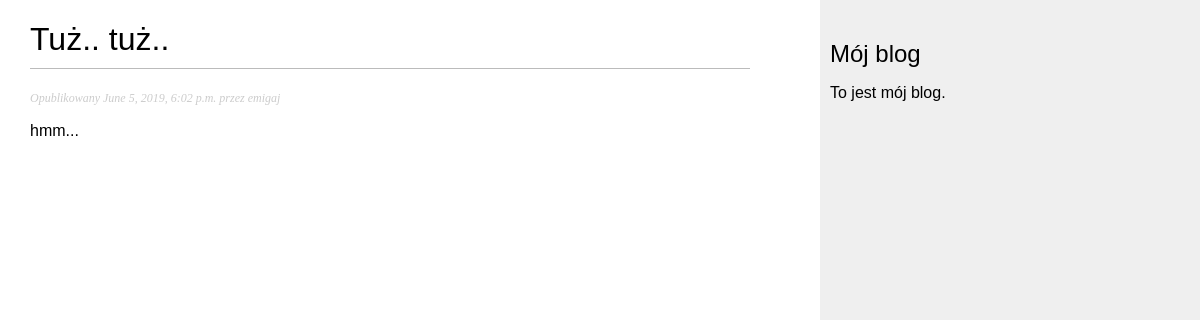
Screenshot of /blog/2019/06/05/tuz-tuz/ with the database file from the repository.
### blog/models.py (models this page shows, shortened)
class Post(models.Model):
    title   = models.CharField(max_length=200)
    slug    = models.SlugField(max_length=200, unique_for_date='publish')
    author  = models.ForeignKey(User, related_name='blog_posts', on_delete=models.CASCADE)
    body    = models.TextField()
    publish = models.DateTimeField(default=timezone.now())
    created = models.DateTimeField(auto_now_add=True)  #auto_now_add dodaje date a auto_now zmienia datę a ie dodaje kolejną
    updated = models.DateTimeField(auto_now=True)
    objects = models.Manager()
    published = PublishedManager()
    STATUS_CHOICES = (
        ('draft', 'Roboczy'),
        ('published', 'Opublikowany'),
    )
    status  = models.CharField(max_length=10, choices=STATUS_CHOICES, default='draft')
    class Meta:
        ordering = ('-publish',)

### blog/views.py (the view)
def post_detail(request, year, month, day, post):
    post = get_object_or_404(Post, slug=post,
                             status='published',
                             publish__year=year,
                             publish__month=month,
                             publish__day=day)
    return render(request, 'blog/post/detail.html', {'post': post})

### blog/templates/blog/post/detail.html (shortened to what this page needs)
{% extends "blog/base.html" %}
{% block content %}
    <h1> {{ post.title }}</h1>
    <p class="date">
        Opublikowany {{ post.publish }} przez {{ post.author }}
    </p>
        {{ post.body|linebreaks }}
    {%  endblock %}

### blog/static/blog/blog.css (style rules this page uses)
body { margin:0; padding:0; font-family:helvetica, sans-serif; }
h1 { font-weight:normal; border-bottom:1px solid #bbb; padding:0 0 10px 0; }
p.date { color:#ccc; font-family: georgia, serif; font-size: 12px; font-style: italic; }

### rows the page displays
Post: title "Tuż.. tuż..", publish "June 5, 2019, 6:02 p.m.", author "emigaj", body "hmm..."
